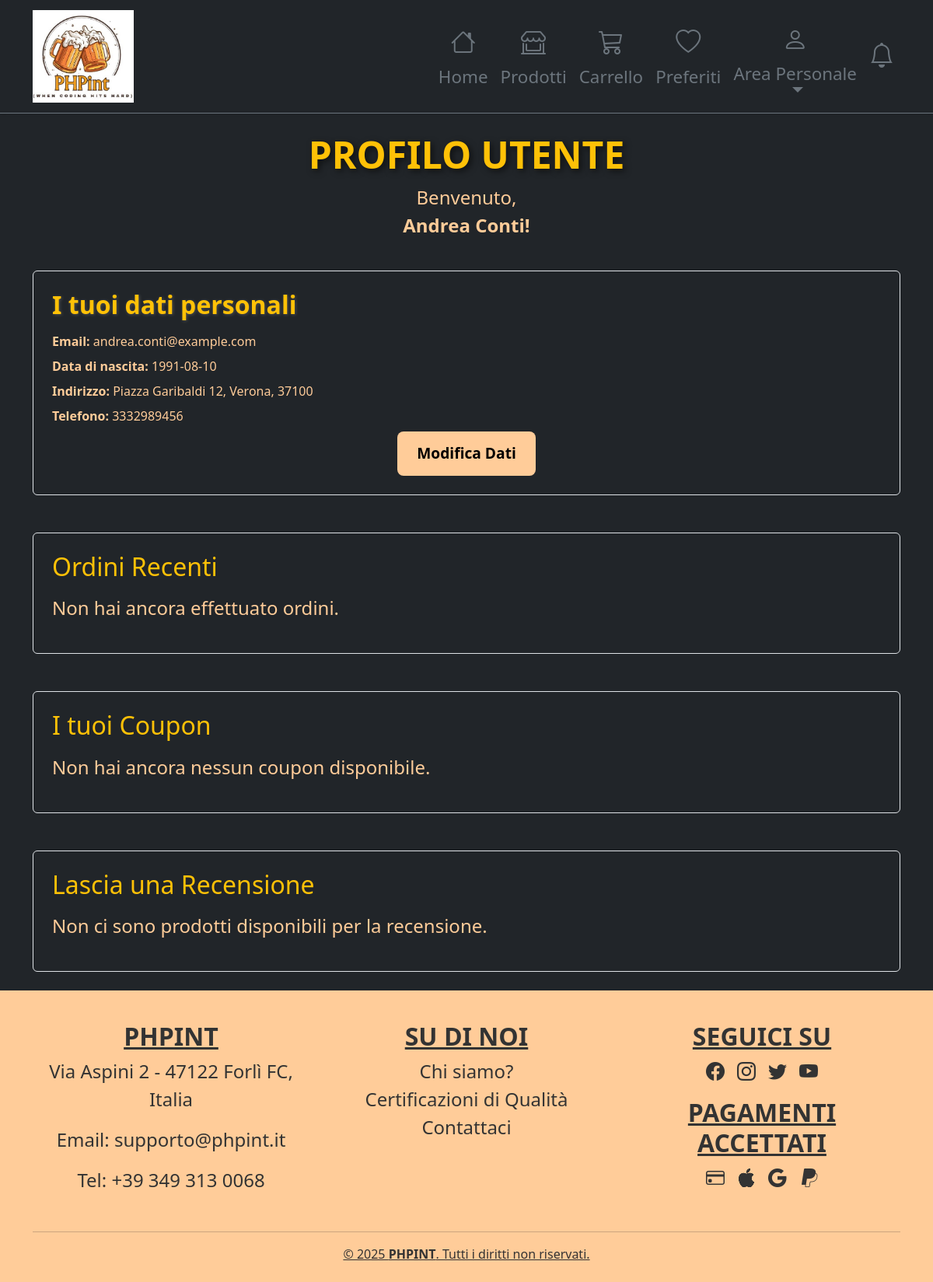
Screenshot of /utente.php (signed in) with the database file from the repository.
### tables this page shows
CREATE TABLE UTENTE (
    username VARCHAR(50) NOT NULL,
    codCarrello INT NOT NULL,
    pw VARCHAR(255) NOT NULL,
    email VARCHAR(100) NOT NULL UNIQUE,
    nome VARCHAR(50) NOT NULL,
    cognome VARCHAR(50) NOT NULL,
    dataNascita DATE NOT NULL,
    indirizzo VARCHAR(255) NOT NULL,
    citta VARCHAR(50) NOT NULL,
    cap INT NOT NULL,
    telefono BIGINT NOT NULL,
    tipo VARCHAR(50) NOT NULL,
    CONSTRAINT ID_UTENTE_ID PRIMARY KEY (username),
    CONSTRAINT SID_UTENT_CARRE_ID UNIQUE (codCarrello)
);

### utente.php (called while the page is built, shortened)
<?php
require_once 'bootstrap.php';
$templateParams["titolo"] = "PHPint - Area Personale";
$templateParams["nome"] = "userarea.php";
$templateParams["cliente"] = $dbh->getClientByUsername($_SESSION["username"]);
$templateParams["ordini"] = $dbh->getOrdersByClientUsername($_SESSION["username"]);
$templateParams["prodottiNonRecensiti"] = $dbh->getProdottiNonRecensiti($_SESSION["username"]);
$templateParams["coupons"] = $dbh->getClientCoupons($_SESSION["username"]);
require 'template/base.php';
?>

### db/database.php (called while the page is built, shortened)
<?php
class DatabaseHelper
{
    private $db;
    public function __construct($servername, $username, $password, $dbname, $port)
    {
        $this->db = new mysqli($servername, $username, $password, $dbname, $port);
    }
    public function getClientByUsername($username)
    {
        $query = "SELECT * FROM UTENTE WHERE username = ?";
        $stmt = $this->db->prepare($query);
        $stmt->bind_param('s', $username);
        $stmt->execute();
        $result = $stmt->get_result();
        return $result->fetch_assoc();
    }
    public function getOrdersByClientUsername($username)
    {
        $query = "SELECT * FROM ORDINE WHERE username = ?";
        $stmt = $this->db->prepare($query);
        $stmt->bind_param('s', $username);
        $stmt->execute();
        $result = $stmt->get_result();
        return $result->fetch_all(MYSQLI_ASSOC);
    }
    public function getProdottiNonRecensiti($username)
    {
        $query = "
            SELECT DISTINCT p.codProdotto, p.nome
            FROM composizioneOrdine co
            JOIN prodotto p ON co.codProdotto = p.codProdotto
            LEFT JOIN recensione r ON co.codProdotto = r.codProdotto AND co.username = r.username
            WHERE co.username = ? AND r.codRecensione IS NULL
        ";
        $stmt = $this->db->prepare($query);
        $stmt->bind_param("s", $username);
        $stmt->execute();
        return $stmt->get_result()->fetch_all(MYSQLI_ASSOC);
    }
    public function getClientCoupons($username)
    {
        $query = "SELECT * FROM coupons WHERE username = ?";
        $stmt = $this->db->prepare($query);
        $stmt->bind_param("s", $username);
        if ($stmt->execute()) {
            $coupons = $stmt->get_result();
            return $coupons->fetch_all(MYSQLI_ASSOC);
        }
        return;
    }
}

### bootstrap.php (called while the page is built, shortened)
<?php
require_once("db/database.php");
$dbh = new DatabaseHelper("localhost", "root", "", "er_2phpint", 3307);

### template/userarea.php (the view, shortened to what this page needs)
<main>
    <div class="container py-4">
        <div class="text-center mb-4">
            <h1 class="text-warning">PROFILO UTENTE</h1>
            <?php $user = $templateParams["cliente"] ?>
            <p>Benvenuto,
                <strong><?php echo $user["nome"] . " " . $user["cognome"] . "!"; ?></strong>
            </p>
        </div>
        <div class="border rounded p-4 mb-5">
            <h2 class="text-warning mb-3"> I tuoi dati personali</h2>
            <div class="mb-2">
                <strong>Email:</strong> <?php echo $user["email"]; ?>
            </div>
            <div class="mb-2">
                <strong>Data di nascita:</strong> <?php echo $user["dataNascita"]; ?>
            </div>
            <div class="mb-2">
                <strong>Indirizzo:</strong>
                <?php echo $user["indirizzo"] . ", " . $user["citta"] . ", " . $user["cap"]; ?>
            </div>
            <div class="mb-2">
                <strong>Telefono:</strong> <?php echo $user["telefono"]; ?>
            </div>
            <div class="text-center">
                <button type="button" class="btn fw-bold" data-bs-toggle="modal"
                    data-bs-target="#modificaInfoUtenteModal">
                    Modifica Dati
                </button>
            </div>
        </div>
        <div class="border rounded p-4">
            <h3 class="text-warning mb-3">Ordini Recenti</h3>
            <?php if (!empty($templateParams["ordini"])): ?>
                <ul class="list-group bg-dark">
                    <?php foreach ($templateParams["ordini"] as $order): ?>
                        <li class="list-group-item d-flex justify-content-between align-items-center bg-dark">
                            <div>
                                Ordine #<?php echo $order["codiceOrdine"]; ?><br />
                                <span>Totale: <?php echo $order["totale"]; ?>€</span>
                            </div>
                            <form action="dettagliordine.php" method="POST">
                                <input type="hidden" name="codice" value="<?php echo $order["codiceOrdine"]; ?>">
                                <button type="submit" class="btn btn-sm">Dettagli</button>
                            </form>
                        </li>
                    <?php endforeach; ?>
                </ul>
            <?php else: ?>
                <p>Non hai ancora effettuato ordini.</p>
            <?php endif; ?>
        </div>
        <div class="border rounded p-4 mt-5 coupon-section">
            <h3 class="text-warning mb-3">I tuoi Coupon</h3>
            <?php if (!empty($templateParams["coupons"])): ?>
                <table class="table table-dark table-striped">
                    <thead>
                        <tr>
                            <th>Codice</th>
                            <th>Importo Sconto</th>
                            <th>Stato</th>
                        </tr>
                    </thead>
                    <tbody>
                        <?php foreach ($templateParams["coupons"] as $coupon): ?>
                            <tr>
                                <td><?php echo htmlspecialchars($coupon["coupon_code"]); ?></td>
                                <td><?php echo htmlspecialchars($coupon["discount_amount"]); ?> €</td>
                                <td>
                                    <?php echo $coupon["is_used"] == 1 ? '<span>Già Usato</span>' : '<span>Non Usato</span>'; ?>
                                </td>
                            </tr>
                        <?php endforeach; ?>
                    </tbody>
                </table>
            <?php else: ?>
                <p>Non hai ancora nessun coupon disponibile.</p>
            <?php endif; ?>
        </div>
        <div class="border rounded p-4 mt-5">
            <h3 class="text-warning mb-3">Lascia una Recensione</h3>
            <?php if (!empty($templateParams["prodottiNonRecensiti"])): ?>
                <p>Scegli un prodotto acquistato e lascia una recensione!</p>
                <div id="conferma-recensione"></div>
                <form id="recensioneForm">
                    <div class="mb-3">
                        <label for="prodotto" class="form-label text-warning">Seleziona un prodotto</label>
                        <select id="prodotto" name="codProdotto" class="form-select" required>
                            <option value="" disabled selected>Seleziona un prodotto</option>
                            <?php foreach ($templateParams["prodottiNonRecensiti"] as $prodotto): ?>
                                <option value="<?php echo $prodotto["codProdotto"]; ?>">
                                    <?php echo htmlspecialchars($prodotto["nome"], ENT_QUOTES, 'UTF-8'); ?>
                                </option>
                            <?php endforeach; ?>
                        </select>
                    </div>
                    <div class="mb-3">
                        <fieldset>
                            <legend class="form-label text-warning">Valutazione</legend>
                            <div id="rating" class="d-flex gap-2">
                                <?php for ($i = 1; $i <= 5; $i++): ?>
                                    <label for="valutazione-<?php echo $i; ?>" class="d-flex align-items-center">
                                        <input
                                            type="radio"
                                            id="valutazione-<?php echo $i; ?>"
                                            name="valutazione"
                                            value="<?php echo $i; ?>"
                                            data-codprodotto="<?php echo $codProdotto; ?>"
                                            hidden>
                                        <em class="bi bi-star text-secondary fs-4 star-icon" data-value="<?php echo $i; ?>"></em>
                                        <span class="visually-hidden">Valutazione <?php echo $i; ?></span>
                                    </label>
                                <?php endfor; ?>
                            </div>
                        </fieldset>
                    </div>
                    <div class="mb-3">
                        <label for="testo" class="form-label text-warning">Commento (opzionale)</label>
                        <textarea id="testo" name="testo" class="form-control" rows="3"></textarea>
                    </div>
                    <button type="submit" class="btn">Invia Recensione</button>
                </form>
            <?php else: ?>
                <p>Non ci sono prodotti disponibili per la recensione.</p>
            <?php endif; ?>
        </div>
    </div>
    <link href="css/password_style.css" rel="stylesheet" />
</main>

### css/base_style.css (style rules this page uses)
body { display: flex; flex-direction: column; color: #FFCC99; min-height: 100vh; margin: 0; background-color: #333333; }
main, main label { flex-grow: 1; color: #FFCC99; }
body main h1 { font-size: 3rem; font-weight: bold; text-shadow: 3px 3px 8px rgba(0, 0, 0, 0.6); color: #ffcc00; line-height: 1.2; }
body main h2 { text-shadow: 1px 1px 4px rgba(255, 255, 255, 0.2); margin-bottom: 2rem; color: #ffcc00; font-weight: bold; }
body p, body a { display: inline-flex; flex-direction: column; align-items: center; justify-content: center; font-size: 1.5rem; color: #FFCC99; }
h3 { font-size: clamp(1rem, 3vw, 2rem); line-height: 1.2; }
button.btn { background-color: #FFCC99; color: #000; border-radius: 8px; font-weight: 700; font-size: 1.2rem; padding: 0.8rem 1.5rem; transition: background-color 0.3s ease, transform 0.2s ease; }

### rows the page displays
utente: nome "Andrea", cognome "Conti", email "andrea.conti@example.com", dataNascita "1991-08-10", indirizzo "Piazza Garibaldi 12", citta "Verona", cap "37100", telefono "3332989456"
